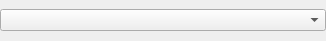
<?xml version="1.0" encoding="UTF-8"?>
<ui version="4.0">
 <class>SelectorWidget</class>
 <widget class="QWidget" name="SelectorWidget">
  <property name="geometry">
   <rect>
    <x>0</x>
    <y>0</y>
    <width>326</width>
    <height>41</height>
   </rect>
  </property>
  <property name="windowTitle">
   <string>Selector</string>
  </property>
  <layout class="QHBoxLayout" name="horizontalLayout">
   <property name="spacing">
    <number>4</number>
   </property>
   <property name="margin">
    <number>0</number>
   </property>
   <item>
    <widget class="QComboBox" name="plugins">
     <property name="toolTip">
      <string>A selection of available job submitters</string>
     </property>
    </widget>
   </item>
  </layout>
 </widget>
 <resources/>
 <connections/>
</ui>
